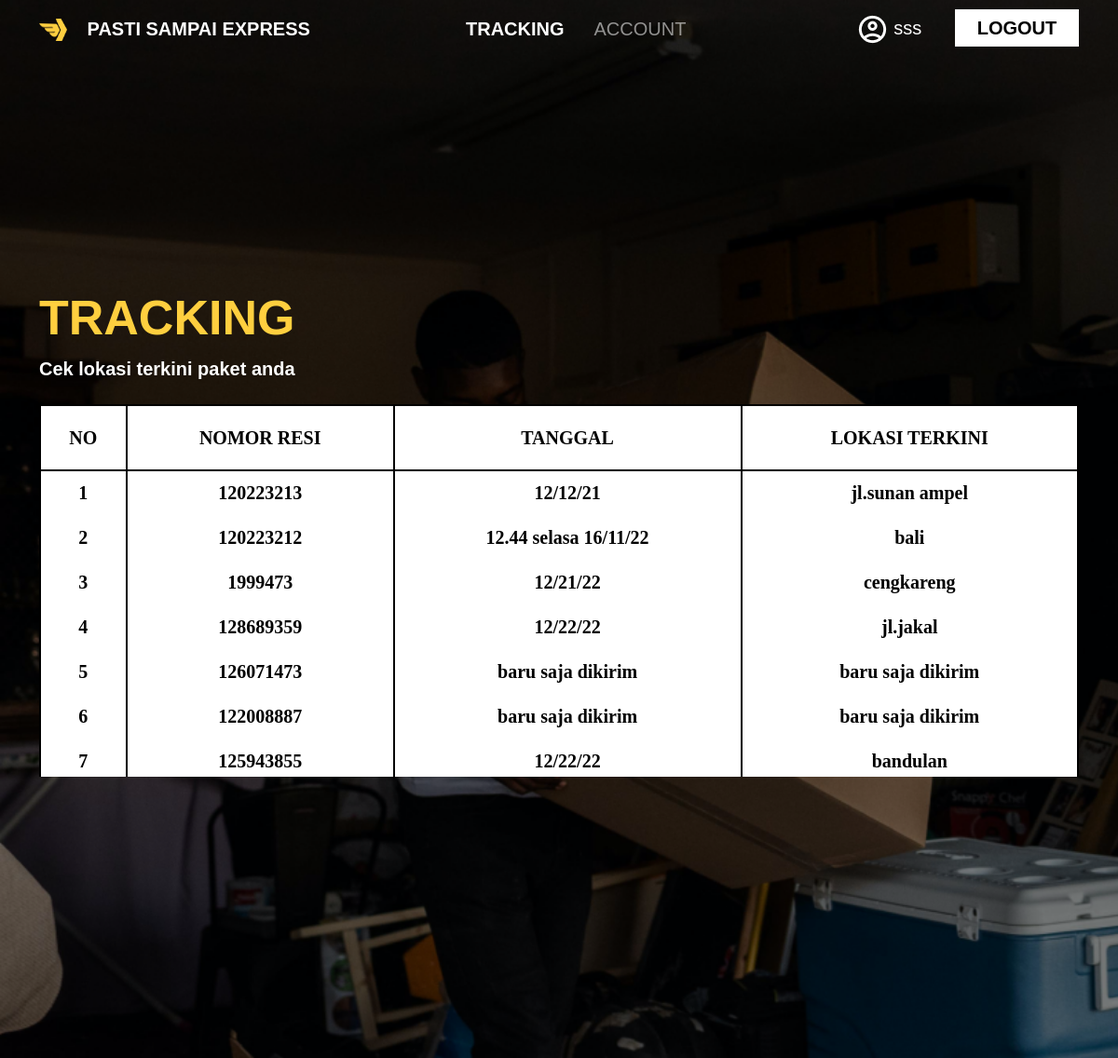
/dashboard (signed in), run on an earlier commit of the app's database.
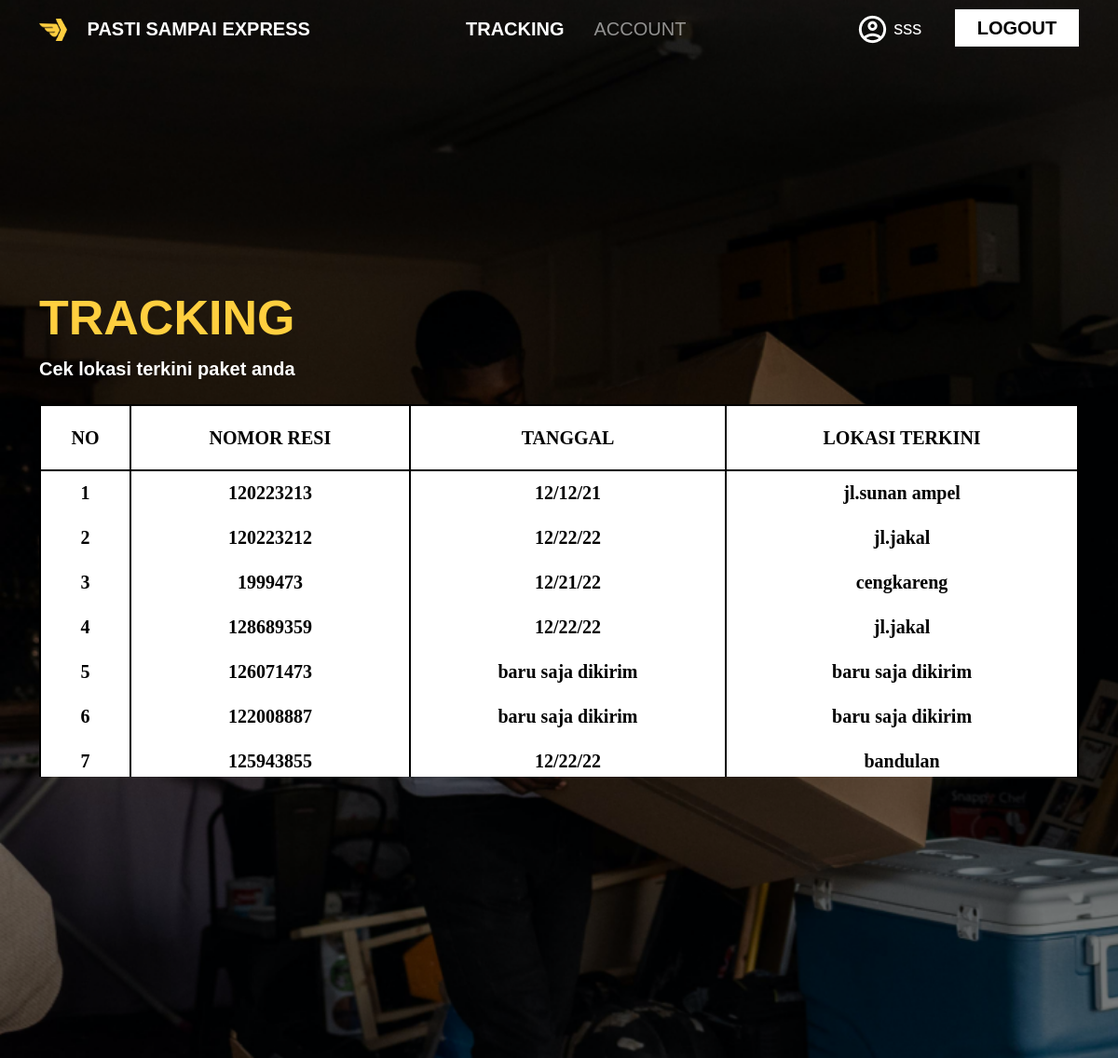
And on a later commit of the database.
### pastisampai/models.py (models this page shows, shortened)
class User(db.Model, UserMixin):
    id = db.Column(db.Integer(), primary_key=True)
    roles = db.Column(db.String(length=30),nullable=False)
    username = db.Column(db.String(length=30), nullable=False, unique=True)
    fullname = db.Column(db.String(length=30),nullable=False)
    email_address = db.Column(db.String(length=50), nullable=False)
    password_hash = db.Column(db.String(length=60), nullable=False)
    resi = db.relationship('Resi',secondary=user_resi,backref='users')
    @property
    def password(self):
        return self.password

class Resi(db.Model):
    id = db.Column(db.Integer(),primary_key=True)
    no_resi = db.Column(db.Integer(),nullable=False)
    sender_n = db.Column(db.String(length=60),nullable=False)
    receiver_n = db.Column(db.String(length=60),nullable=False)
    origin_n = db.Column(db.String(length=60),nullable=False)
    destination_n = db.Column(db.String(length=60),nullable=False)
    type_of_packet = db.Column(db.String(length=60),nullable=False)
    type_of_service = db.Column(db.String(length=60),nullable=False)
    sender_pn = db.Column(db.Integer(),nullable=False)
    receiver_pn = db.Column(db.Integer(),nullable=False)
    weight_packet = db.Column(db.String(length=30),nullable=False)
    arrived_at = db.Column(db.String(length=30),nullable=False)
    time_on_update = db.Column(db.String(length=60),nullable=False)
    time_on_deliver = db.Column(db.String(length=60),nullable=False)
    ongkir = db.Column(db.String(length=30),nullable=False)

### pastisampai/routes.py (the view)
@app.route('/dashboard',methods=["GET","POST"])
@login_required
def dashboard_page():# counterpart for session
    user = current_user.resi
    return render_template("dashboard.html",resis=user)

### pastisampai/models.py (called while the page is built)
@login_manager.user_loader
def load_user(user_id):
    return User.query.get(int(user_id))

### pastisampai/templates/dashboard.html (shortened to what this page needs)
{% extends 'index.html' %}
{% block content %}
        <section id="dashboard">
            <div class="container h-100">
                <div class="row h-100">
                    <div class="col-md-12 dashboard-tagline my-auto">
                        <h1>TRACKING</h1>
                        <p>Cek lokasi terkini paket anda</p>
                        <div class="table-wrapper-scroll-y my-custom-scrollbar">
                            <table class="table table-bordered">
                              <thead>
                                <tr>
                                    <th scope="col">NO</th>
                                    <th scope="col">NOMOR RESI</th>
                                    <th scope="col">TANGGAL</th>
                                    <th scope="col">LOKASI TERKINI</th>
                                </tr>
                              </thead>
                                <tbody>
                                {% if resis %}
                                {% for resi in resis %}
                                <tr>
                                    <th scope="row">{{loop.index}}</th>
                                    <td>{{resi.no_resi}}</td>
                                    <td>{{resi.time_on_update}}</td>
                                    <td>{{resi.arrived_at}}</td>
                                </tr>
                                {% endfor %}
                                {% endif %}
                                </tbody>
                            </table>
                        </div>
                    </div>
                </div>
            </div>
        </section>
{% endblock %}

### pastisampai/templates/index.html (shortened to what this page needs)
<!doctype html>
<html lang="en">
    <head>
        <link rel="stylesheet" href="{{url_for('static',filename='css/bootstrap.min.css')}}">
        <link rel="stylesheet" href="{{url_for('static',filename='css/toastr.min.css')}}">
        <link href="{{url_for('static',filename='css/fontgoogle.css')}}" rel="stylesheet">
        <link rel="stylesheet" href="{{ url_for('static',filename='css/style.css') }}">
        <link rel="stylesheet" href="{{ url_for('static',filename='css/responsive.css') }}">
    </head>
    <body>
        <nav class="navbar navbar-expand-lg navbar-dark bg-transparent position-fixed w-100">
            <div class="container">
                <a class="navbar-brand" href="{{ url_for('home_page') }}">
                    <img src="{{ url_for('static',filename='Assets/img/Logo Small.png') }}" alt="" width="30" height="24" class="d-inline-block align-text-top me-3">
                    PASTI SAMPAI EXPRESS</a>
                <div class="collapse navbar-collapse" id="navbarNav">
                    <ul class="navbar-nav mx-auto">
                            {% if current_user.is_authenticated %}
                                {% if current_user.roles == 'admin' %}
                            <li class="nav-item mx-2">
                                <a href="{{ url_for('dashboard_admin_page') }}" class="nav-link {{ 'active' if request.path == url_for('dashboard_admin_page') }}">ADD</a>
                            </li>
                            <li class="nav-item mx-2">
                                <a href="{{ url_for('update_page') }}"  class="nav-link {{ 'active' if request.path == url_for('update_page') }}">UPDATE</a>
                            </li>
                            <li class="nav-item mx-2">
                                <a href="{{ url_for('tracking_page') }}" class="nav-link {{ 'active' if request.path == url_for('tracking_page') }}">TRACKING</a>
                            </li>
                            <li class="nav-item mx-2">
                                <a href="{{ url_for('account_info') }}" class="nav-link {{ 'active' if request.path == url_for('account_info') }}">ACCOUNT</a>
                            </li>
                                {% else %}
                            <li class="nav-item mx-2">
                                <a href="{{ url_for('dashboard_page') }}" class="nav-link {{ 'active' if request.path == url_for('dashboard_page') }}">TRACKING</a>
                            </li>
                            <li class="nav-item mx-2">
                                <a href="{{ url_for('account_info') }}" class="nav-link {{ 'active' if request.path == url_for('account_info') }}">ACCOUNT</a>
                            </li>
                                {% endif %}
                            {% endif %}
                    </ul>
                    <div>
                        {% if current_user.is_authenticated %}
                        <button class="button-primary">
                            <a href="{{ url_for('account_info') }}">
                                <img src="{{ url_for('static',filename='Assets/img/user.png') }}" alt="">
                                {{current_user.username}}</a>
                        </button>
                        <button class="button-secondary">
                            <a href="{{ url_for('logout_page') }}">LOGOUT</a>
                        </button>
                        {% endif %}
                    </div>
                </div>
            </div>
        </nav>
        {% block content %}{% endblock %}
    </body>
</html>

### pastisampai/static/css/style.css (style rules this page uses)
:root { --pr-color : #000000; }
.bg-transparent { transition: all ease-in 0.3s; }
body { font-family: 'Poppins', sans-serif; background-color: #000000; }
.navbar-brand { font-weight: 700; font-size: 20; }
.nav-link { font-size: 20px; }
.nav-link.active { font-weight: 700; }
.button-primary { width: 133px; height: 40px; background-color: transparent; color: #fff; border: none; font-size: 20px; font-weight: 400; }
.button-secondary { width: 133px; height: 40px; background-color: #fff; color: var(--pr-color); border: none; font-size: 20px; font-weight: 700; }
.button-primary a { color: #fff; text-decoration: none; }
.button-secondary a { color: #000000; text-decoration: none; }
#dashboard { background-image: url('../Assets/img/Background.png'); background-size: cover; height: 100vh; width: 100%; }
#dashboard h1 { width: 100%; height: 71px; font-weight: 700; font-size: 52px; line-height: 78px; color: #FFCF3F; }
#dashboard p { width: 100%; height: 35px; font-weight: 700; font-size: 20px; line-height: 30px; color: #FFFFFF; margin-bottom: 18px; }
.my-custom-scrollbar { position: relative; height: 400px; overflow: auto; }
.table-wrapper-scroll-y { display: block; }
#dashboard thead, #dashboard tbody { border: #000000; background: #FFFFFF; height: 70px; font-family: 'Poppins'; font-weight: 700; font-size: 20px; vertical-align: middle; text-align: center; color: #000000; }
#dashboard tbody { border-bottom: #FFFFFF; }
.table-bordered > :not(caption) > * { border-width: 2.5px 0; }
.table-bordered > :not(caption) > * > * { border-width: 0 2.5px; }

What changed in the data, as far as the page shows it:
changed Resi (number 2 of 7 on the later page): time_on_update "12.44 selasa 16/11/22" → "12/22/22"; arrived_at "bali" → "jl.jakal"
